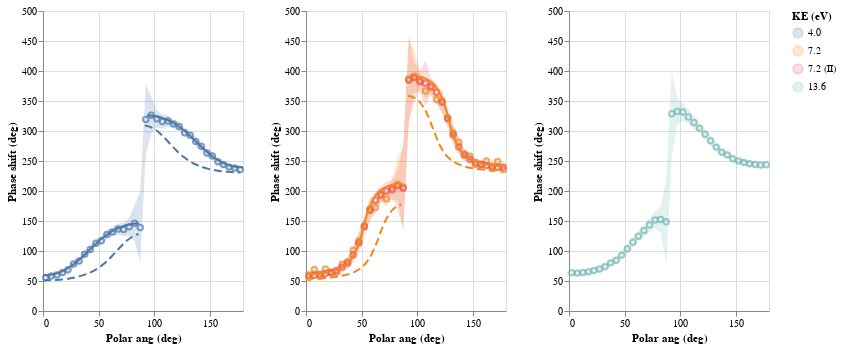

Source (notebook cell):
### Code cell
base = {k: alt.Chart(data[k]) for k in ("Measured", "TDCASSCF", "Perturb")}

fig = alt.hconcat()
for ke in ("4.0", "7.2", "13.6"):
    c = (
        base["Measured"].mark_area(opacity=0.2).encode(
            x="Polar ang (deg):Q",
            y=alt.Y("Phase shift fr (deg):Q", axis=alt.Axis(title="Phase shift (deg)"), scale=alt.Scale(domain=[0, 500])),
            y2="Phase shift to (deg):Q",
            color=alt.Color("Group / KE (eV):N", title="KE (eV)"),
        ).transform_filter(datum["KE (eV)"] == ke)
        + base["Measured"].mark_point().encode(
            x="Polar ang (deg)",
            y="Phase shift (deg)",
            color=alt.Color("Group / KE (eV):N", title="KE (eV)"),
        ).transform_filter(datum["KE (eV)"] == ke)
        + base["TDCASSCF"].mark_line(interpolate="monotone").encode(
            x="Polar ang (deg):Q",
            y="Phase shift (deg):Q",
            color="KE (eV):N",
        ).transform_filter(datum["KE (eV)"] == ke)
        + base["Perturb"].mark_line(interpolate="monotone", strokeDash=[8, 4]).encode(
            x="Polar ang (deg)",
            y="Phase shift (deg)",
            color="KE (eV):N",
        ).transform_filter(datum["KE (eV)"] == ke)
    ).properties(width=200)
    fig = fig | c
fig.save(f"{proj_dir}/Figures/Ne phase shift.html")
fig

### Figure 1 — Vega-Lite specification as saved in the notebook (floating-point values rounded to 4 significant figures; data arrays with more than 128 entries replaced by an {"elided": "..."} marker saying what was removed)
{"$schema": "https://vega.github.io/schema/vega-lite/v2.6.0.json", "config": {"view": {"height": 300, "width": 400}}, "datasets": {"data-789799f611a0d84ee323c4bef47e9963": {"elided": "1980 records"}, "data-af10fae5492b900fefcc11b0d19b547b": [{"Amp": 0.003255, "Config": "sum[m]", "Group": "G1430", "KE (eV)": "4.0", "Method": "TD-CASSCF", "Phase shift (deg)": 59.22, "Phase shift (rad)": 1.034, "Photon energy (eV)": 14.3, "Polar ang (deg)": 0, "Polar ang (rad)": 0, "Rel amp": 1, "Rel phase shift (rad)": 0, "Rel phase shift adjacent": 1}, {"Amp": 0.003151, "Config": "sum[m]", "Group": "G1430", "KE (eV)": "4.0", "Method": "TD-CASSCF", "Phase shift (deg)": 61.23, "Phase shift (rad)": 1.069, "Photon energy (eV)": 14.3, "Polar ang (deg)": 9.344, "Polar ang (rad)": 0.1631, "Rel amp": 0.9979, "Rel phase shift (rad)": 0, "Rel phase shift adjacent": 1}, {"Amp": 0.002927, "Config": "sum[m]", "Group": "G1430", "KE (eV)": "4.0", "Method": "TD-CASSCF", "Phase shift (deg)": 66.11, "Phase shift (rad)": 1.154, "Photon energy (eV)": 14.3, "Polar ang (deg)": 17.11, "Polar ang (rad)": 0.2986, "Rel amp": 0.9974, "Rel phase shift (rad)": 0, "Rel phase shift adjacent": 1}, {"Amp": 0.002637, "Config": "sum[m]", "Group": "G1430", "KE (eV)": "4.0", "Method": "TD-CASSCF", "Phase shift (deg)": 74.11, "Phase shift (rad)": 1.294, "Photon energy (eV)": 14.3, "Polar ang (deg)": 24.81, "Polar ang (rad)": 0.433, "Rel amp": 0.9952, "Rel phase shift (rad)": 0, "Rel phase shift adjacent": 1}, {"Amp": 0.002348, "Config": "sum[m]", "Group": "G1430", "KE (eV)": "4.0", "Method": "TD-CASSCF", "Phase shift (deg)": 85.26, "Phase shift (rad)": 1.488, "Photon energy (eV)": 14.3, "Polar ang (deg)": 32.49, "Polar ang (rad)": 0.5671, "Rel amp": 0.7511, "Rel phase shift (rad)": 0, "Rel phase shift adjacent": 1}, {"Amp": 0.002113, "Config": "sum[m]", "Group": "G1430", "KE (eV)": "4.0", "Method": "TD-CASSCF", "Phase shift (deg)": 98.73, "Phase shift (rad)": 1.723, "Photon energy (eV)": 14.3, "Polar ang (deg)": 40.17, "Polar ang (rad)": 0.701, "Rel amp": 0.6886, "Rel phase shift (rad)": 0, "Rel phase shift adjacent": 1}, {"Amp": 0.001941, "Config": "sum[m]", "Group": "G1430", "KE (eV)": "4.0", "Method": "TD-CASSCF", "Phase shift (deg)": 112.5, "Phase shift (rad)": 1.964, "Photon energy (eV)": 14.3, "Polar ang (deg)": 47.84, "Polar ang (rad)": 0.8349, "Rel amp": 0.8821, "Rel phase shift (rad)": 0, "Rel phase shift adjacent": 1}, {"Amp": 0.001783, "Config": "sum[m]", "Group": "G1430", "KE (eV)": "4.0", "Method": "TD-CASSCF", "Phase shift (deg)": 124.6, "Phase shift (rad)": 2.175, "Photon energy (eV)": 14.3, "Polar ang (deg)": 55.51, "Polar ang (rad)": 0.9687, "Rel amp": 0.8815, "Rel phase shift (rad)": 0, "Rel phase shift adjacent": 1}, {"Amp": 0.001567, "Config": "sum[m]", "Group": "G1430", "KE (eV)": "4.0", "Method": "TD-CASSCF", "Phase shift (deg)": 134.0, "Phase shift (rad)": 2.338, "Photon energy (eV)": 14.3, "Polar ang (deg)": 63.17, "Polar ang (rad)": 1.103, "Rel amp": 0.4442, "Rel phase shift (rad)": 0, "Rel phase shift adjacent": 1}, {"Amp": 0.001245, "Config": "sum[m]", "Group": "G1430", "KE (eV)": "4.0", "Method": "TD-CASSCF", "Phase shift (deg)": 140.5, "Phase shift (rad)": 2.452, "Photon energy (eV)": 14.3, "Polar ang (deg)": 70.84, "Polar ang (rad)": 1.236, "Rel amp": 0.2954, "Rel phase shift (rad)": 0, "Rel phase shift adjacent": 1}, {"Amp": 0.0008064, "Config": "sum[m]", "Group": "G1430", "KE (eV)": "4.0", "Method": "TD-CASSCF", "Phase shift (deg)": 144.5, "Phase shift (rad)": 2.522, "Photon energy (eV)": 14.3, "Polar ang (deg)": 78.5, "Polar ang (rad)": 1.37, "Rel amp": 0.2371, "Rel phase shift (rad)": 0, "Rel phase shift adjacent": 1}, {"Amp": 0.0002796, "Config": "sum[m]", "Group": "G1430", "KE (eV)": "4.0", "Method": "TD-CASSCF", "Phase shift (deg)": 146.5, "Phase shift (rad)": 2.556, "Photon energy (eV)": 14.3, "Polar ang (deg)": 86.17, "Polar ang (rad)": 1.504, "Rel amp": 0.2149, "Rel phase shift (rad)": 0, "Rel phase shift adjacent": 1}, {"Amp": 0, "Config": "sum[m]", "Group": "G1430", "KE (eV)": "4.0", "Method": "TD-CASSCF", "Phase shift (deg)": null, "Phase shift (rad)": null, "Photon energy (eV)": 14.3, "Polar ang (deg)": 90, "Polar ang (rad)": 1.571, "Rel amp": 0, "Rel phase shift (rad)": null, "Rel phase shift adjacent": null}, {"Amp": 0.0002796, "Config": "sum[m]", "Group": "G1430", "KE (eV)": "4.0", "Method": "TD-CASSCF", "Phase shift (deg)": 326.5, "Phase shift (rad)": 5.698, "Photon energy (eV)": 14.3, "Polar ang (deg)": 93.83, "Polar ang (rad)": 1.638, "Rel amp": 0.2149, "Rel phase shift (rad)": 0, "Rel phase shift adjacent": 1}, {"Amp": 0.0008064, "Config": "sum[m]", "Group": "G1430", "KE (eV)": "4.0", "Method": "TD-CASSCF", "Phase shift (deg)": 324.5, "Phase shift (rad)": 5.664, "Photon energy (eV)": 14.3, "Polar ang (deg)": 101.5, "Polar ang (rad)": 1.771, "Rel amp": 0.2371, "Rel phase shift (rad)": 0, "Rel phase shift adjacent": 1}, {"Amp": 0.001245, "Config": "sum[m]", "Group": "G1430", "KE (eV)": "4.0", "Method": "TD-CASSCF", "Phase shift (deg)": 320.5, "Phase shift (rad)": 5.593, "Photon energy (eV)": 14.3, "Polar ang (deg)": 109.2, "Polar ang (rad)": 1.905, "Rel amp": 0.2954, "Rel phase shift (rad)": 0, "Rel phase shift adjacent": 1}, {"Amp": 0.001567, "Config": "sum[m]", "Group": "G1430", "KE (eV)": "4.0", "Method": "TD-CASSCF", "Phase shift (deg)": 314.0, "Phase shift (rad)": 5.48, "Photon energy (eV)": 14.3, "Polar ang (deg)": 116.8, "Polar ang (rad)": 2.039, "Rel amp": 0.4442, "Rel phase shift (rad)": 0, "Rel phase shift adjacent": 1}, {"Amp": 0.001783, "Config": "sum[m]", "Group": "G1430", "KE (eV)": "4.0", "Method": "TD-CASSCF", "Phase shift (deg)": 304.6, "Phase shift (rad)": 5.317, "Photon energy (eV)": 14.3, "Polar ang (deg)": 124.5, "Polar ang (rad)": 2.173, "Rel amp": 0.8815, "Rel phase shift (rad)": 0, "Rel phase shift adjacent": 1}, {"Amp": 0.001941, "Config": "sum[m]", "Group": "G1430", "KE (eV)": "4.0", "Method": "TD-CASSCF", "Phase shift (deg)": 292.5, "Phase shift (rad)": 5.106, "Photon energy (eV)": 14.3, "Polar ang (deg)": 132.2, "Polar ang (rad)": 2.307, "Rel amp": 0.8821, "Rel phase shift (rad)": 0, "Rel phase shift adjacent": 1}, {"Amp": 0.002113, "Config": "sum[m]", "Group": "G1430", "KE (eV)": "4.0", "Method": "TD-CASSCF", "Phase shift (deg)": 278.7, "Phase shift (rad)": 4.865, "Photon energy (eV)": 14.3, "Polar ang (deg)": 139.8, "Polar ang (rad)": 2.441, "Rel amp": 0.6886, "Rel phase shift (rad)": 0, "Rel phase shift adjacent": 1}, {"Amp": 0.002348, "Config": "sum[m]", "Group": "G1430", "KE (eV)": "4.0", "Method": "TD-CASSCF", "Phase shift (deg)": 265.3, "Phase shift (rad)": 4.63, "Photon energy (eV)": 14.3, "Polar ang (deg)": 147.5, "Polar ang (rad)": 2.575, "Rel amp": 0.7511, "Rel phase shift (rad)": 0, "Rel phase shift adjacent": 1}, {"Amp": 0.002637, "Config": "sum[m]", "Group": "G1430", "KE (eV)": "4.0", "Method": "TD-CASSCF", "Phase shift (deg)": 254.1, "Phase shift (rad)": 4.435, "Photon energy (eV)": 14.3, "Polar ang (deg)": 155.2, "Polar ang (rad)": 2.709, "Rel amp": 0.9952, "Rel phase shift (rad)": 0, "Rel phase shift adjacent": 1}, {"Amp": 0.002927, "Config": "sum[m]", "Group": "G1430", "KE (eV)": "4.0", "Method": "TD-CASSCF", "Phase shift (deg)": 246.1, "Phase shift (rad)": 4.295, "Photon energy (eV)": 14.3, "Polar ang (deg)": 162.9, "Polar ang (rad)": 2.843, "Rel amp": 0.9974, "Rel phase shift (rad)": 0, "Rel phase shift adjacent": 1}, {"Amp": 0.003151, "Config": "sum[m]", "Group": "G1430", "KE (eV)": "4.0", "Method": "TD-CASSCF", "Phase shift (deg)": 241.2, "Phase shift (rad)": 4.21, "Photon energy (eV)": 14.3, "Polar ang (deg)": 170.7, "Polar ang (rad)": 2.978, "Rel amp": 0.9979, "Rel phase shift (rad)": 0, "Rel phase shift adjacent": 1}, {"Amp": 0.003255, "Config": "sum[m]", "Group": "G1430", "KE (eV)": "4.0", "Method": "TD-CASSCF", "Phase shift (deg)": 239.2, "Phase shift (rad)": 4.175, "Photon energy (eV)": 14.3, "Polar ang (deg)": 180.0, "Polar ang (rad)": 3.142, "Rel amp": 1, "Rel phase shift (rad)": 0, "Rel phase shift adjacent": 1}, {"Amp": 0.003513, "Config": "sum[m]", "Group": "G1590", "KE (eV)": "7.2", "Method": "TD-CASSCF", "Phase shift (deg)": 61.31, "Phase shift (rad)": 1.07, "Photon energy (eV)": 15.9, "Polar ang (deg)": 0, "Polar ang (rad)": 0, "Rel amp": 1, "Rel phase shift (rad)": 0, "Rel phase shift adjacent": 1}, {"Amp": 0.003351, "Config": "sum[m]", "Group": "G1590", "KE (eV)": "7.2", "Method": "TD-CASSCF", "Phase shift (deg)": 61.99, "Phase shift (rad)": 1.082, "Photon energy (eV)": 15.9, "Polar ang (deg)": 9.344, "Polar ang (rad)": 0.1631, "Rel amp": 0.9986, "Rel phase shift (rad)": 0, "Rel phase shift adjacent": 1}, {"Amp": 0.002984, "Config": "sum[m]", "Group": "G1590", "KE (eV)": "7.2", "Method": "TD-CASSCF", "Phase shift (deg)": 63.71, "Phase shift (rad)": 1.112, "Photon energy (eV)": 15.9, "Polar ang (deg)": 17.11, "Polar ang (rad)": 0.2986, "Rel amp": 0.9957, "Rel phase shift (rad)": 0, "Rel phase shift adjacent": 1}, {"Amp": 0.00245, "Config": "sum[m]", "Group": "G1590", "KE (eV)": "7.2", "Method": "TD-CASSCF", "Phase shift (deg)": 66.91, "Phase shift (rad)": 1.168, "Photon energy (eV)": 15.9, "Polar ang (deg)": 24.81, "Polar ang (rad)": 0.433, "Rel amp": 0.9925, "Rel phase shift (rad)": 0, "Rel phase shift adjacent": 1}, {"Amp": 0.001812, "Config": "sum[m]", "Group": "G1590", "KE (eV)": "7.2", "Method": "TD-CASSCF", "Phase shift (deg)": 72.75, "Phase shift (rad)": 1.27, "Photon energy (eV)": 15.9, "Polar ang (deg)": 32.49, "Polar ang (rad)": 0.5671, "Rel amp": 0.9936, "Rel phase shift (rad)": 0, "Rel phase shift adjacent": 1}, {"Amp": 0.001164, "Config": "sum[m]", "Group": "G1590", "KE (eV)": "7.2", "Method": "TD-CASSCF", "Phase shift (deg)": 84.72, "Phase shift (rad)": 1.479, "Photon energy (eV)": 15.9, "Polar ang (deg)": 40.17, "Polar ang (rad)": 0.701, "Rel amp": 0.9961, "Rel phase shift (rad)": 0, "Rel phase shift adjacent": 1}, {"Amp": 0.000664, "Config": "sum[m]", "Group": "G1590", "KE (eV)": "7.2", "Method": "TD-CASSCF", "Phase shift (deg)": 113.9, "Phase shift (rad)": 1.988, "Photon energy (eV)": 15.9, "Polar ang (deg)": 47.84, "Polar ang (rad)": 0.8349, "Rel amp": 0.9567, "Rel phase shift (rad)": 0, "Rel phase shift adjacent": 1}, {"Amp": 0.0005571, "Config": "sum[m]", "Group": "G1590", "KE (eV)": "7.2", "Method": "TD-CASSCF", "Phase shift (deg)": 164.9, "Phase shift (rad)": 2.878, "Photon energy (eV)": 15.9, "Polar ang (deg)": 55.51, "Polar ang (rad)": 0.9687, "Rel amp": 0.7186, "Rel phase shift (rad)": 0, "Rel phase shift adjacent": 1}, {"Amp": 0.0006808, "Config": "sum[m]", "Group": "G1590", "KE (eV)": "7.2", "Method": "TD-CASSCF", "Phase shift (deg)": 194.2, "Phase shift (rad)": 3.39, "Photon energy (eV)": 15.9, "Polar ang (deg)": 63.17, "Polar ang (rad)": 1.103, "Rel amp": 0.4484, "Rel phase shift (rad)": 0, "Rel phase shift adjacent": 1}, {"Amp": 0.0006909, "Config": "sum[m]", "Group": "G1590", "KE (eV)": "7.2", "Method": "TD-CASSCF", "Phase shift (deg)": 205.8, "Phase shift (rad)": 3.592, "Photon energy (eV)": 15.9, "Polar ang (deg)": 70.84, "Polar ang (rad)": 1.236, "Rel amp": 0.3715, "Rel phase shift (rad)": 0, "Rel phase shift adjacent": 1}, {"Amp": 0.0005128, "Config": "sum[m]", "Group": "G1590", "KE (eV)": "7.2", "Method": "TD-CASSCF", "Phase shift (deg)": 210.9, "Phase shift (rad)": 3.68, "Photon energy (eV)": 15.9, "Polar ang (deg)": 78.5, "Polar ang (rad)": 1.37, "Rel amp": 0.3374, "Rel phase shift (rad)": 0, "Rel phase shift adjacent": 1}, {"Amp": 0.0001889, "Config": "sum[m]", "Group": "G1590", "KE (eV)": "7.2", "Method": "TD-CASSCF", "Phase shift (deg)": 212.9, "Phase shift (rad)": 3.715, "Photon energy (eV)": 15.9, "Polar ang (deg)": 86.17, "Polar ang (rad)": 1.504, "Rel amp": 0.3232, "Rel phase shift (rad)": 0, "Rel phase shift adjacent": 1}, {"Amp": 0, "Config": "sum[m]", "Group": "G1590", "KE (eV)": "7.2", "Method": "TD-CASSCF", "Phase shift (deg)": null, "Phase shift (rad)": null, "Photon energy (eV)": 15.9, "Polar ang (deg)": 90, "Polar ang (rad)": 1.571, "Rel amp": 0, "Rel phase shift (rad)": null, "Rel phase shift adjacent": null}, {"Amp": 0.0001889, "Config": "sum[m]", "Group": "G1590", "KE (eV)": "7.2", "Method": "TD-CASSCF", "Phase shift (deg)": 392.9, "Phase shift (rad)": 6.857, "Photon energy (eV)": 15.9, "Polar ang (deg)": 93.83, "Polar ang (rad)": 1.638, "Rel amp": 0.3232, "Rel phase shift (rad)": 0, "Rel phase shift adjacent": 1}, {"Amp": 0.0005128, "Config": "sum[m]", "Group": "G1590", "KE (eV)": "7.2", "Method": "TD-CASSCF", "Phase shift (deg)": 390.9, "Phase shift (rad)": 6.822, "Photon energy (eV)": 15.9, "Polar ang (deg)": 101.5, "Polar ang (rad)": 1.771, "Rel amp": 0.3374, "Rel phase shift (rad)": 0, "Rel phase shift adjacent": 1}, {"Amp": 0.0006909, "Config": "sum[m]", "Group": "G1590", "KE (eV)": "7.2", "Method": "TD-CASSCF", "Phase shift (deg)": 385.8, "Phase shift (rad)": 6.734, "Photon energy (eV)": 15.9, "Polar ang (deg)": 109.2, "Polar ang (rad)": 1.905, "Rel amp": 0.3715, "Rel phase shift (rad)": 0, "Rel phase shift adjacent": 1}, {"Amp": 0.0006808, "Config": "sum[m]", "Group": "G1590", "KE (eV)": "7.2", "Method": "TD-CASSCF", "Phase shift (deg)": 374.2, "Phase shift (rad)": 6.532, "Photon energy (eV)": 15.9, "Polar ang (deg)": 116.8, "Polar ang (rad)": 2.039, "Rel amp": 0.4484, "Rel phase shift (rad)": 0, "Rel phase shift adjacent": 1}, {"Amp": 0.0005571, "Config": "sum[m]", "Group": "G1590", "KE (eV)": "7.2", "Method": "TD-CASSCF", "Phase shift (deg)": 344.9, "Phase shift (rad)": 6.019, "Photon energy (eV)": 15.9, "Polar ang (deg)": 124.5, "Polar ang (rad)": 2.173, "Rel amp": 0.7186, "Rel phase shift (rad)": 0, "Rel phase shift adjacent": 1}, {"Amp": 0.000664, "Config": "sum[m]", "Group": "G1590", "KE (eV)": "7.2", "Method": "TD-CASSCF", "Phase shift (deg)": 293.9, "Phase shift (rad)": 5.13, "Photon energy (eV)": 15.9, "Polar ang (deg)": 132.2, "Polar ang (rad)": 2.307, "Rel amp": 0.9567, "Rel phase shift (rad)": 0, "Rel phase shift adjacent": 1}, {"Amp": 0.001164, "Config": "sum[m]", "Group": "G1590", "KE (eV)": "7.2", "Method": "TD-CASSCF", "Phase shift (deg)": 264.7, "Phase shift (rad)": 4.62, "Photon energy (eV)": 15.9, "Polar ang (deg)": 139.8, "Polar ang (rad)": 2.441, "Rel amp": 0.9961, "Rel phase shift (rad)": 0, "Rel phase shift adjacent": 1}, {"Amp": 0.001812, "Config": "sum[m]", "Group": "G1590", "KE (eV)": "7.2", "Method": "TD-CASSCF", "Phase shift (deg)": 252.8, "Phase shift (rad)": 4.411, "Photon energy (eV)": 15.9, "Polar ang (deg)": 147.5, "Polar ang (rad)": 2.575, "Rel amp": 0.9936, "Rel phase shift (rad)": 0, "Rel phase shift adjacent": 1}, {"Amp": 0.00245, "Config": "sum[m]", "Group": "G1590", "KE (eV)": "7.2", "Method": "TD-CASSCF", "Phase shift (deg)": 246.9, "Phase shift (rad)": 4.309, "Photon energy (eV)": 15.9, "Polar ang (deg)": 155.2, "Polar ang (rad)": 2.709, "Rel amp": 0.9925, "Rel phase shift (rad)": 0, "Rel phase shift adjacent": 1}, {"Amp": 0.002984, "Config": "sum[m]", "Group": "G1590", "KE (eV)": "7.2", "Method": "TD-CASSCF", "Phase shift (deg)": 243.7, "Phase shift (rad)": 4.254, "Photon energy (eV)": 15.9, "Polar ang (deg)": 162.9, "Polar ang (rad)": 2.843, "Rel amp": 0.9957, "Rel phase shift (rad)": 0, "Rel phase shift adjacent": 1}, {"Amp": 0.003351, "Config": "sum[m]", "Group": "G1590", "KE (eV)": "7.2", "Method": "TD-CASSCF", "Phase shift (deg)": 242.0, "Phase shift (rad)": 4.223, "Photon energy (eV)": 15.9, "Polar ang (deg)": 170.7, "Polar ang (rad)": 2.978, "Rel amp": 0.9986, "Rel phase shift (rad)": 0, "Rel phase shift adjacent": 1}, {"Amp": 0.003513, "Config": "sum[m]", "Group": "G1590", "KE (eV)": "7.2", "Method": "TD-CASSCF", "Phase shift (deg)": 241.3, "Phase shift (rad)": 4.212, "Photon energy (eV)": 15.9, "Polar ang (deg)": 180.0, "Polar ang (rad)": 3.142, "Rel amp": 1, "Rel phase shift (rad)": 0, "Rel phase shift adjacent": 1}, {"Amp": 0.003387, "Config": "sum[m]", "Group": "G1910", "KE (eV)": "13.6", "Method": "TD-CASSCF", "Phase shift (deg)": 64.38, "Phase shift (rad)": 1.124, "Photon energy (eV)": 19.1, "Polar ang (deg)": 0, "Polar ang (rad)": 0, "Rel amp": 1, "Rel phase shift (rad)": 0, "Rel phase shift adjacent": 1}, {"Amp": 0.003253, "Config": "sum[m]", "Group": "G1910", "KE (eV)": "13.6", "Method": "TD-CASSCF", "Phase shift (deg)": 65.16, "Phase shift (rad)": 1.137, "Photon energy (eV)": 19.1, "Polar ang (deg)": 9.344, "Polar ang (rad)": 0.1631, "Rel amp": 0.9989, "Rel phase shift (rad)": 0, "Rel phase shift adjacent": 1}, {"Amp": 0.002955, "Config": "sum[m]", "Group": "G1910", "KE (eV)": "13.6", "Method": "TD-CASSCF", "Phase shift (deg)": 67.12, "Phase shift (rad)": 1.171, "Photon energy (eV)": 19.1, "Polar ang (deg)": 17.11, "Polar ang (rad)": 0.2986, "Rel amp": 0.997, "Rel phase shift (rad)": 0, "Rel phase shift adjacent": 1}, {"Amp": 0.00254, "Config": "sum[m]", "Group": "G1910", "KE (eV)": "13.6", "Method": "TD-CASSCF", "Phase shift (deg)": 70.55, "Phase shift (rad)": 1.231, "Photon energy (eV)": 19.1, "Polar ang (deg)": 24.81, "Polar ang (rad)": 0.433, "Rel amp": 0.9969, "Rel phase shift (rad)": 0, "Rel phase shift adjacent": 1}, {"Amp": 0.002067, "Config": "sum[m]", "Group": "G1910", "KE (eV)": "13.6", "Method": "TD-CASSCF", "Phase shift (deg)": 76.0, "Phase shift (rad)": 1.326, "Photon energy (eV)": 19.1, "Polar ang (deg)": 32.49, "Polar ang (rad)": 0.5671, "Rel amp": 0.9996, "Rel phase shift (rad)": 0, "Rel phase shift adjacent": 1}, {"Amp": 0.001604, "Config": "sum[m]", "Group": "G1910", "KE (eV)": "13.6", "Method": "TD-CASSCF", "Phase shift (deg)": 84.24, "Phase shift (rad)": 1.47, "Photon energy (eV)": 19.1, "Polar ang (deg)": 40.17, "Polar ang (rad)": 0.701, "Rel amp": 0.8321, "Rel phase shift (rad)": 0, "Rel phase shift adjacent": 1}, {"Amp": 0.001209, "Config": "sum[m]", "Group": "G1910", "KE (eV)": "13.6", "Method": "TD-CASSCF", "Phase shift (deg)": 95.99, "Phase shift (rad)": 1.675, "Photon energy (eV)": 19.1, "Polar ang (deg)": 47.84, "Polar ang (rad)": 0.8349, "Rel amp": 0.7565, "Rel phase shift (rad)": 0, "Rel phase shift adjacent": 1}, {"Amp": 0.0009136, "Config": "sum[m]", "Group": "G1910", "KE (eV)": "13.6", "Method": "TD-CASSCF", "Phase shift (deg)": 110.8, "Phase shift (rad)": 1.934, "Photon energy (eV)": 19.1, "Polar ang (deg)": 55.51, "Polar ang (rad)": 0.9687, "Rel amp": 0.9057, "Rel phase shift (rad)": 0, "Rel phase shift adjacent": 1}, {"Amp": 0.000703, "Config": "sum[m]", "Group": "G1910", "KE (eV)": "13.6", "Method": "TD-CASSCF", "Phase shift (deg)": 126.2, "Phase shift (rad)": 2.203, "Photon energy (eV)": 19.1, "Polar ang (deg)": 63.17, "Polar ang (rad)": 1.103, "Rel amp": 0.8329, "Rel phase shift (rad)": 0, "Rel phase shift adjacent": 1}, {"Amp": 0.0005252, "Config": "sum[m]", "Group": "G1910", "KE (eV)": "13.6", "Method": "TD-CASSCF", "Phase shift (deg)": 138.7, "Phase shift (rad)": 2.422, "Photon energy (eV)": 19.1, "Polar ang (deg)": 70.84, "Polar ang (rad)": 1.236, "Rel amp": 0.4071, "Rel phase shift (rad)": 0, "Rel phase shift adjacent": 1}, {"Amp": 0.0003337, "Config": "sum[m]", "Group": "G1910", "KE (eV)": "13.6", "Method": "TD-CASSCF", "Phase shift (deg)": 146.9, "Phase shift (rad)": 2.564, "Photon energy (eV)": 19.1, "Polar ang (deg)": 78.5, "Polar ang (rad)": 1.37, "Rel amp": 0.2871, "Rel phase shift (rad)": 0, "Rel phase shift adjacent": 1}, {"Amp": 0.0001153, "Config": "sum[m]", "Group": "G1910", "KE (eV)": "13.6", "Method": "TD-CASSCF", "Phase shift (deg)": 150.8, "Phase shift (rad)": 2.632, "Photon energy (eV)": 19.1, "Polar ang (deg)": 86.17, "Polar ang (rad)": 1.504, "Rel amp": 0.2489, "Rel phase shift (rad)": 0, "Rel phase shift adjacent": 1}, {"Amp": 0, "Config": "sum[m]", "Group": "G1910", "KE (eV)": "13.6", "Method": "TD-CASSCF", "Phase shift (deg)": null, "Phase shift (rad)": null, "Photon energy (eV)": 19.1, "Polar ang (deg)": 90, "Polar ang (rad)": 1.571, "Rel amp": 0, "Rel phase shift (rad)": null, "Rel phase shift adjacent": null}, {"Amp": 0.0001153, "Config": "sum[m]", "Group": "G1910", "KE (eV)": "13.6", "Method": "TD-CASSCF", "Phase shift (deg)": 330.8, "Phase shift (rad)": 5.774, "Photon energy (eV)": 19.1, "Polar ang (deg)": 93.83, "Polar ang (rad)": 1.638, "Rel amp": 0.2489, "Rel phase shift (rad)": 0, "Rel phase shift adjacent": 1}, {"Amp": 0.0003337, "Config": "sum[m]", "Group": "G1910", "KE (eV)": "13.6", "Method": "TD-CASSCF", "Phase shift (deg)": 326.9, "Phase shift (rad)": 5.706, "Photon energy (eV)": 19.1, "Polar ang (deg)": 101.5, "Polar ang (rad)": 1.771, "Rel amp": 0.2871, "Rel phase shift (rad)": 0, "Rel phase shift adjacent": 1}, {"Amp": 0.0005252, "Config": "sum[m]", "Group": "G1910", "KE (eV)": "13.6", "Method": "TD-CASSCF", "Phase shift (deg)": 318.7, "Phase shift (rad)": 5.563, "Photon energy (eV)": 19.1, "Polar ang (deg)": 109.2, "Polar ang (rad)": 1.905, "Rel amp": 0.4071, "Rel phase shift (rad)": 0, "Rel phase shift adjacent": 1}, {"Amp": 0.000703, "Config": "sum[m]", "Group": "G1910", "KE (eV)": "13.6", "Method": "TD-CASSCF", "Phase shift (deg)": 306.2, "Phase shift (rad)": 5.344, "Photon energy (eV)": 19.1, "Polar ang (deg)": 116.8, "Polar ang (rad)": 2.039, "Rel amp": 0.8329, "Rel phase shift (rad)": 0, "Rel phase shift adjacent": 1}, {"Amp": 0.0009136, "Config": "sum[m]", "Group": "G1910", "KE (eV)": "13.6", "Method": "TD-CASSCF", "Phase shift (deg)": 290.8, "Phase shift (rad)": 5.076, "Photon energy (eV)": 19.1, "Polar ang (deg)": 124.5, "Polar ang (rad)": 2.173, "Rel amp": 0.9057, "Rel phase shift (rad)": 0, "Rel phase shift adjacent": 1}, {"Amp": 0.001209, "Config": "sum[m]", "Group": "G1910", "KE (eV)": "13.6", "Method": "TD-CASSCF", "Phase shift (deg)": 276.0, "Phase shift (rad)": 4.817, "Photon energy (eV)": 19.1, "Polar ang (deg)": 132.2, "Polar ang (rad)": 2.307, "Rel amp": 0.7565, "Rel phase shift (rad)": 0, "Rel phase shift adjacent": 1}, {"Amp": 0.001604, "Config": "sum[m]", "Group": "G1910", "KE (eV)": "13.6", "Method": "TD-CASSCF", "Phase shift (deg)": 264.2, "Phase shift (rad)": 4.612, "Photon energy (eV)": 19.1, "Polar ang (deg)": 139.8, "Polar ang (rad)": 2.441, "Rel amp": 0.8321, "Rel phase shift (rad)": 0, "Rel phase shift adjacent": 1}, {"Amp": 0.002067, "Config": "sum[m]", "Group": "G1910", "KE (eV)": "13.6", "Method": "TD-CASSCF", "Phase shift (deg)": 256.0, "Phase shift (rad)": 4.468, "Photon energy (eV)": 19.1, "Polar ang (deg)": 147.5, "Polar ang (rad)": 2.575, "Rel amp": 0.9996, "Rel phase shift (rad)": 0, "Rel phase shift adjacent": 1}, {"Amp": 0.00254, "Config": "sum[m]", "Group": "G1910", "KE (eV)": "13.6", "Method": "TD-CASSCF", "Phase shift (deg)": 250.6, "Phase shift (rad)": 4.373, "Photon energy (eV)": 19.1, "Polar ang (deg)": 155.2, "Polar ang (rad)": 2.709, "Rel amp": 0.9969, "Rel phase shift (rad)": 0, "Rel phase shift adjacent": 1}, {"Amp": 0.002955, "Config": "sum[m]", "Group": "G1910", "KE (eV)": "13.6", "Method": "TD-CASSCF", "Phase shift (deg)": 247.1, "Phase shift (rad)": 4.313, "Photon energy (eV)": 19.1, "Polar ang (deg)": 162.9, "Polar ang (rad)": 2.843, "Rel amp": 0.997, "Rel phase shift (rad)": 0, "Rel phase shift adjacent": 1}, {"Amp": 0.003253, "Config": "sum[m]", "Group": "G1910", "KE (eV)": "13.6", "Method": "TD-CASSCF", "Phase shift (deg)": 245.2, "Phase shift (rad)": 4.279, "Photon energy (eV)": 19.1, "Polar ang (deg)": 170.7, "Polar ang (rad)": 2.978, "Rel amp": 0.9989, "Rel phase shift (rad)": 0, "Rel phase shift adjacent": 1}, {"Amp": 0.003387, "Config": "sum[m]", "Group": "G1910", "KE (eV)": "13.6", "Method": "TD-CASSCF", "Phase shift (deg)": 244.4, "Phase shift (rad)": 4.265, "Photon energy (eV)": 19.1, "Polar ang (deg)": 180.0, "Polar ang (rad)": 3.142, "Rel amp": 1, "Rel phase shift (rad)": 0, "Rel phase shift adjacent": 1}], "data-f0445a25c1be775aed308df91126d435": {"elided": "144 records"}}, "hconcat": [{"layer": [{"data": {"name": "data-f0445a25c1be775aed308df91126d435"}, "encoding": {"color": {"field": "Group / KE (eV)", "title": "KE (eV)", "type": "nominal"}, "x": {"field": "Polar ang (deg)", "type": "quantitative"}, "y": {"axis": {"title": "Phase shift (deg)"}, "field": "Phase shift fr (deg)", "scale": {"domain": [0, 500]}, "type": "quantitative"}, "y2": {"field": "Phase shift to (deg)", "type": "quantitative"}}, "mark": {"opacity": 0.2, "type": "area"}, "transform": [{"filter": "(datum['KE (eV)'] === '4.0')"}]}, {"data": {"name": "data-f0445a25c1be775aed308df91126d435"}, "encoding": {"color": {"field": "Group / KE (eV)", "title": "KE (eV)", "type": "nominal"}, "x": {"field": "Polar ang (deg)", "type": "quantitative"}, "y": {"field": "Phase shift (deg)", "type": "quantitative"}}, "mark": "point", "transform": [{"filter": "(datum['KE (eV)'] === '4.0')"}]}, {"data": {"name": "data-af10fae5492b900fefcc11b0d19b547b"}, "encoding": {"color": {"field": "KE (eV)", "type": "nominal"}, "x": {"field": "Polar ang (deg)", "type": "quantitative"}, "y": {"field": "Phase shift (deg)", "type": "quantitative"}}, "mark": {"interpolate": "monotone", "type": "line"}, "transform": [{"filter": "(datum['KE (eV)'] === '4.0')"}]}, {"data": {"name": "data-789799f611a0d84ee323c4bef47e9963"}, "encoding": {"color": {"field": "KE (eV)", "type": "nominal"}, "x": {"field": "Polar ang (deg)", "type": "quantitative"}, "y": {"field": "Phase shift (deg)", "type": "quantitative"}}, "mark": {"interpolate": "monotone", "strokeDash": [8, 4], "type": "line"}, "transform": [{"filter": "(datum['KE (eV)'] === '4.0')"}]}], "width": 200}, {"layer": [{"data": {"name": "data-f0445a25c1be775aed308df91126d435"}, "encoding": {"color": {"field": "Group / KE (eV)", "title": "KE (eV)", "type": "nominal"}, "x": {"field": "Polar ang (deg)", "type": "quantitative"}, "y": {"axis": {"title": "Phase shift (deg)"}, "field": "Phase shift fr (deg)", "scale": {"domain": [0, 500]}, "type": "quantitative"}, "y2": {"field": "Phase shift to (deg)", "type": "quantitative"}}, "mark": {"opacity": 0.2, "type": "area"}, "transform": [{"filter": "(datum['KE (eV)'] === '7.2')"}]}, {"data": {"name": "data-f0445a25c1be775aed308df91126d435"}, "encoding": {"color": {"field": "Group / KE (eV)", "title": "KE (eV)", "type": "nominal"}, "x": {"field": "Polar ang (deg)", "type": "quantitative"}, "y": {"field": "Phase shift (deg)", "type": "quantitative"}}, "mark": "point", "transform": [{"filter": "(datum['KE (eV)'] === '7.2')"}]}, {"data": {"name": "data-af10fae5492b900fefcc11b0d19b547b"}, "encoding": {"color": {"field": "KE (eV)", "type": "nominal"}, "x": {"field": "Polar ang (deg)", "type": "quantitative"}, "y": {"field": "Phase shift (deg)", "type": "quantitative"}}, "mark": {"interpolate": "monotone", "type": "line"}, "transform": [{"filter": "(datum['KE (eV)'] === '7.2')"}]}, {"data": {"name": "data-789799f611a0d84ee323c4bef47e9963"}, "encoding": {"color": {"field": "KE (eV)", "type": "nominal"}, "x": {"field": "Polar ang (deg)", "type": "quantitative"}, "y": {"field": "Phase shift (deg)", "type": "quantitative"}}, "mark": {"interpolate": "monotone", "strokeDash": [8, 4], "type": "line"}, "transform": [{"filter": "(datum['KE (eV)'] === '7.2')"}]}], "width": 200}, {"layer": [{"data": {"name": "data-f0445a25c1be775aed308df91126d435"}, "encoding": {"color": {"field": "Group / KE (eV)", "title": "KE (eV)", "type": "nominal"}, "x": {"field": "Polar ang (deg)", "type": "quantitative"}, "y": {"axis": {"title": "Phase shift (deg)"}, "field": "Phase shift fr (deg)", "scale": {"domain": [0, 500]}, "type": "quantitative"}, "y2": {"field": "Phase shift to (deg)", "type": "quantitative"}}, "mark": {"opacity": 0.2, "type": "area"}, "transform": [{"filter": "(datum['KE (eV)'] === '13.6')"}]}, {"data": {"name": "data-f0445a25c1be775aed308df91126d435"}, "encoding": {"color": {"field": "Group / KE (eV)", "title": "KE (eV)", "type": "nominal"}, "x": {"field": "Polar ang (deg)", "type": "quantitative"}, "y": {"field": "Phase shift (deg)", "type": "quantitative"}}, "mark": "point", "transform": [{"filter": "(datum['KE (eV)'] === '13.6')"}]}, {"data": {"name": "data-af10fae5492b900fefcc11b0d19b547b"}, "encoding": {"color": {"field": "KE (eV)", "type": "nominal"}, "x": {"field": "Polar ang (deg)", "type": "quantitative"}, "y": {"field": "Phase shift (deg)", "type": "quantitative"}}, "mark": {"interpolate": "monotone", "type": "line"}, "transform": [{"filter": "(datum['KE (eV)'] === '13.6')"}]}, {"data": {"name": "data-789799f611a0d84ee323c4bef47e9963"}, "encoding": {"color": {"field": "KE (eV)", "type": "nominal"}, "x": {"field": "Polar ang (deg)", "type": "quantitative"}, "y": {"field": "Phase shift (deg)", "type": "quantitative"}}, "mark": {"interpolate": "monotone", "strokeDash": [8, 4], "type": "line"}, "transform": [{"filter": "(datum['KE (eV)'] === '13.6')"}]}], "width": 200}]}
